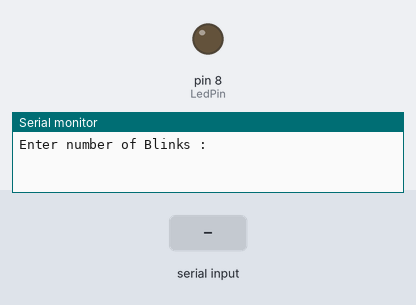
A sketch run on a simulated Arduino Uno, built with avr-gcc and run on an emulated ATmega328P. On the bench: output pins drawn as LEDs (lit = HIGH), the last lines printed to the serial monitor. Dashed ring = blinking. The inputs (shaded band) are chosen by the test bench.

Above: at 1.2 s.
1.3 s: "90,45\n" received over Serial
At 1.7 s:
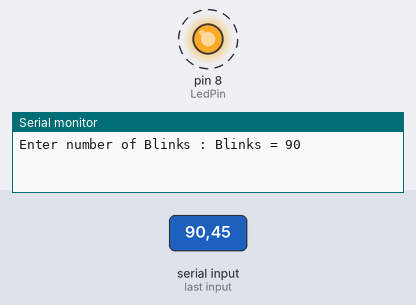
Timing chart, 0 to 10.3 s (numbered marks = the images above; inputs shaded):
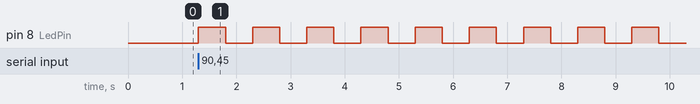

The sketch:

07.InputNumber.ino
```cpp
int input_num;
int LedPin= 8;
String message1= "Enter number of Blinks : ";
void setup(){
Serial.begin(115200);
pinMode(LedPin, OUTPUT);
}
void loop(){
    Serial.print(message1);
    while(Serial.available()==0){     //to wait till there is input
    }
input_num= Serial.parseInt();
Serial.print("Blinks = ");
Serial.println(input_num);
for(int i=0; i<input_num; i++){
    digitalWrite(LedPin, HIGH);
    delay(500);
    digitalWrite(LedPin, LOW);
    delay(500);
}

}
```

Measured:
- after the input at 1.3 s, pin 8 (LedPin): alternates HIGH for 0.50 s and LOW for 0.50 s, starting at once
